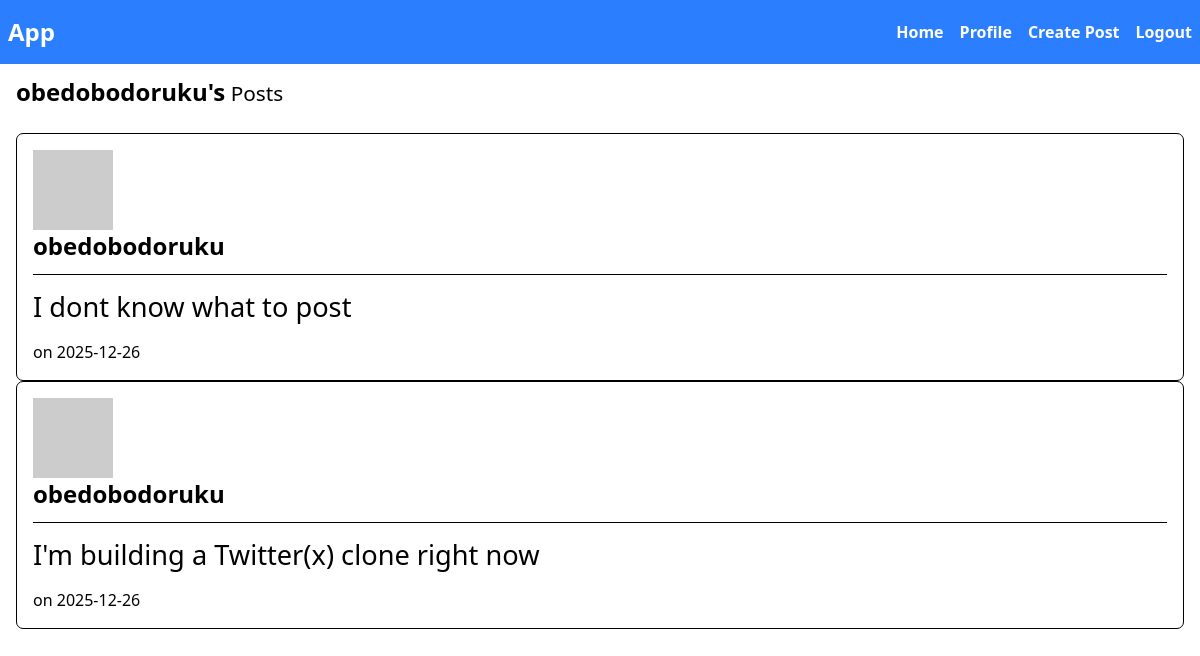
/obedobodoruku/posts (signed in), run on an earlier commit of the app's database.
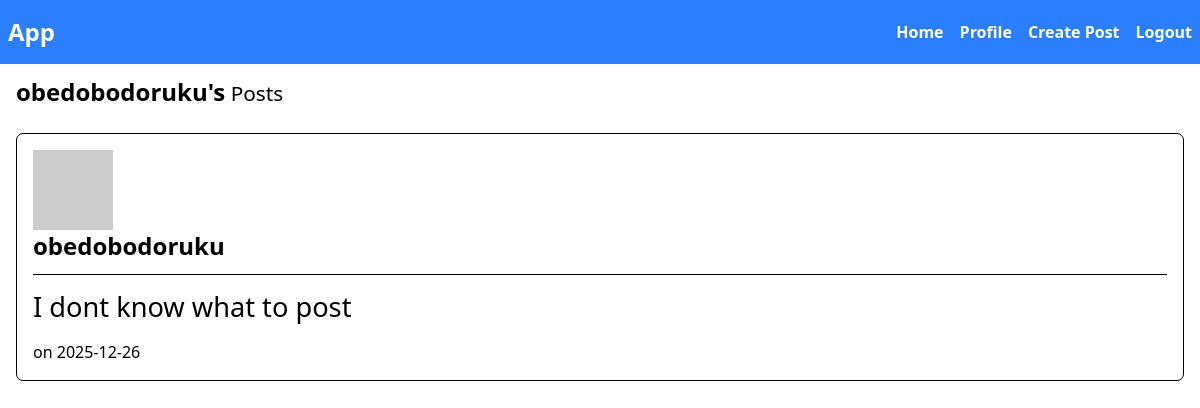
And on a later commit of the database.
### app/models.py (models this page shows, shortened)
class Post(db.Model):
    id = db.Column(db.Integer, primary_key=True)
    content = db.Column(db.Text, nullable=False)
    date_posted = db.Column(db.DateTime, nullable=False, default=datetime.utcnow)
    user_id = db.Column(db.Integer, db.ForeignKey("user.id"), nullable=False)
    replies = db.relationship("Reply", backref="post", lazy=True, cascade="all, delete-orphan")

class User(db.Model, UserMixin):
    id = db.Column(db.Integer, primary_key=True)
    username = db.Column(db.String(150), unique=True, nullable=False)
    name = db.Column(db.String(150), default="user")
    email = db.Column(db.String(150), unique=True, nullable=False)
    password = db.Column(db.String(200), nullable=False)
    posts = db.relationship("Post", backref="user", lazy=True)
    replies = db.relationship(
        "Reply",
        backref="user",
        lazy=True,
        cascade="all, delete-orphan"
    )
    def avatar(self, size):
        digest = md5(self.email.lower().encode('utf-8')).hexdigest()
        return f'https://www.gravatar.com/avatar/{digest}?d=identicon&s={size}'

### app/routes.py (the view)
@app.route("/<username>/posts", methods=["GET"])
@login_required
def user_posts(username):
    user = User.query.filter_by(username=username).first_or_404()
    users_post = Post.query.filter_by(user_id=user.id).order_by(Post.date_posted.desc()).all()
    return render_template("user_post.html", users_post=users_post, user=user, title=f"{user.username}  Posts")

### app/models.py (called while the page is built)
@login_manager.user_loader
def load_user(user_id):
    return User.query.get(int(user_id))

### app/templates/user_post.html
{% extends "layout.html" %}
{% block body %}
<div class="mb-7">
    <h4 class="mb-6 mt-3 text-[1.3rem]"><span class="text-2xl font-bold mb-3">{{ user.username }}'s</span> Posts</h4>
    {% if users_post %}
        {% for post in users_post %}
            <div class="border border-black rounded-[7px] p-4">
                <div>
                    <img src="{{ post.user.avatar(36) }}" alt="user pfp" />
                    <h4 class="text-2xl font-bold mb-3">{{ user.username }}</h4>
                </div>
                <hr>
                <div class="my-3">
                    <p class="text-[1.7rem]">{{ post.content }}</p>
                </div>
                <div>
                    <span>
                        on {{ post.date_posted.strftime('%Y-%m-%d') if post.date_posted else 'N/A' }}
                    </span>
                </div>
            </div>
        {% endfor %}
    {% else %}
        <p>No posts found.</p>
    {% endif %}
</div>
{% endblock %}

What changed in the data, as far as the page shows it:
removed Post: {{ user.username }} "obedobodoruku", content "I'm building a Twitter(x) clone right now", date_posted "2025-12-26"
